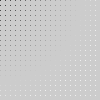
Frame 1 (no input)
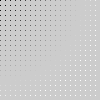
Frame 60 (the mouse pressed at the canvas centre just before this capture)
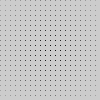
Frame 120 (the mouse held since frame 60 and released just before this capture)

The Processing sketch that drew these frames (run headless with seeded random() and noise(); from frame 60 on, the mouse is pressed at the canvas centre):

// Processing sketch: _07_Smycky
// ── _07_Smycky.pde
// processing 1 - NOD 28.4. 2008 Praha
// :: krystof pesek

// 07 Smycky

void setup(){
 size(100,100); 
}

int X,Y;

void draw(){  
  X = mouseX;
  Y = mouseY;
  
  for(int x = 0; x < width ; x+=5 ){
    for(int y = 0; y < height ; y+=5 ){
      stroke( map(dist(X,Y,x,y),0,100,0,255) ); //pseudonahodne cislo od 0..255 - pro kazdy pixel jina barevna (cernobila) hodnota
      point(x,y); // na kazde pozici udelej bod
    } 
  }
  
}
